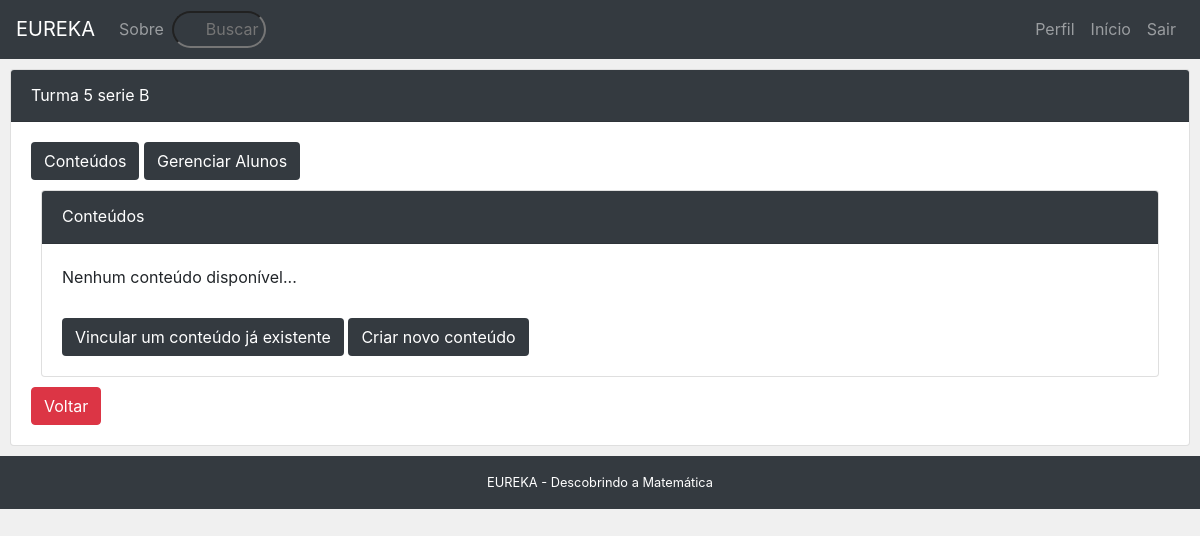
/turmas/14/ (signed in), run on an earlier commit of the app's database.
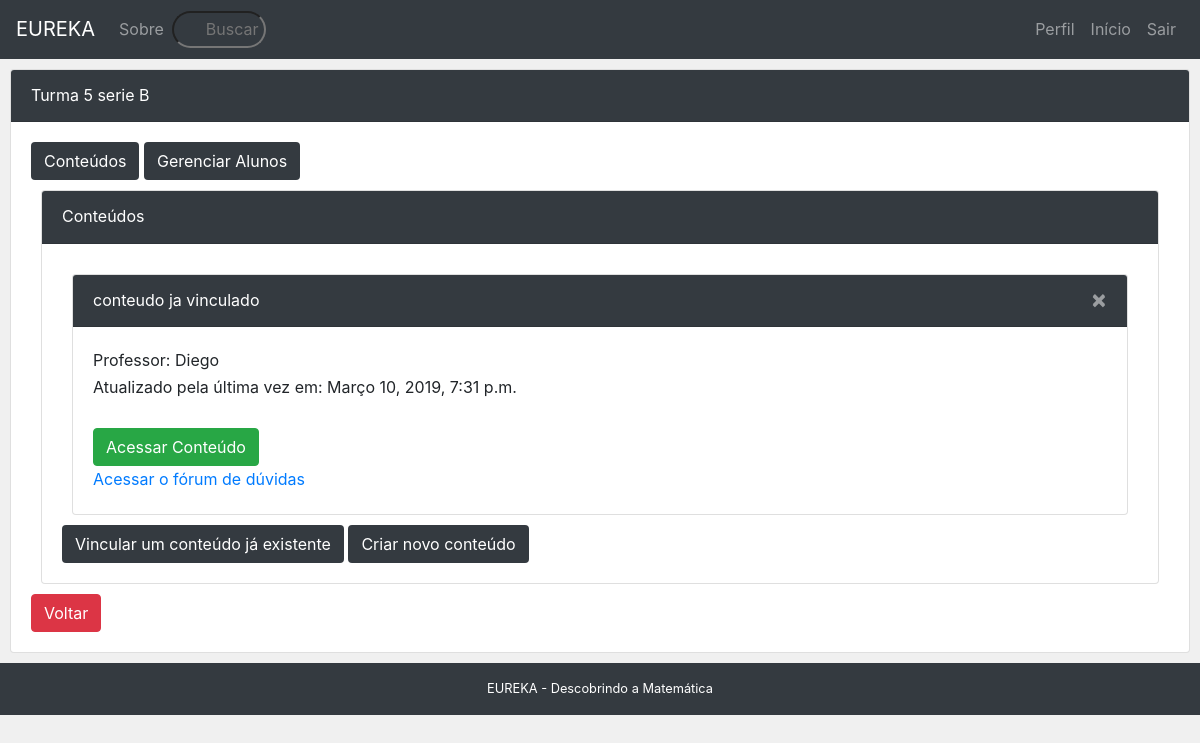
And on a later commit of the database.
### core/models.py (models this page shows, shortened)
class Turma(models.Model):
	COURSE_OPTIONS = (
		('PUBLICA', 'Pública'),
		('PRIVADA', 'Privada'),
	)
	name = models.CharField('Nome', max_length=100)
	course_type = models.CharField('Tipo', max_length=9, choices=COURSE_OPTIONS, default='PUBLICA')
	responsible = models.ForeignKey('Usuario', verbose_name='Responsável', on_delete=models.CASCADE)
	created_at = models.DateTimeField('Criado em', auto_now_add=True)
	updated_at = models.DateTimeField('Atualizado em', auto_now=True)
	def __str__(self):
		return self.name

class Tema(models.Model):
	name = models.CharField('Nome', max_length=100)
	turma_id = models.ForeignKey('Turma', on_delete=models.CASCADE, blank=True, null=True)
	responsible = models.ForeignKey('Usuario', verbose_name='Responsável', on_delete=models.CASCADE)
	created_at = models.DateTimeField('Criado em', auto_now_add=True)
	updated_at = models.DateTimeField('Atualizado em', auto_now=True)

class Usuario(AbstractBaseUser, PermissionsMixin):
	USER_OPTIONS = (
		('PROFESSOR', 'Professor'),
		('ALUNO', 'Aluno'),
	)
	GENDER_OPTIONS = (
		('MASCULINO', 'M'),
		('FEMININO', 'F'),
	)
	username = models.CharField('Nome de Usuário', max_length=30, unique=True, validators = [validators.RegexValidator(re.compile('^[\w.@+-]+$'), 'O nome de usuário só pode conter letras, dígitos ou os seguintes caracteres @/./+/-/_', 'invalid')])
	name = models.CharField('Nome', max_length=100)
	gender = user_type = models.CharField('Sexo', max_length=9, choices=GENDER_OPTIONS, default='MASCULINO')
	birth_date = models.DateField('Data de Nascimento', null=True, blank = True)
	grade = models.IntegerField('Série', validators=[MaxValueValidator(9), MinValueValidator(1)], null=True, blank = True)
	email = models.EmailField('Email', max_length=256, blank=True, unique=True)
	image = models.ImageField(upload_to='core/images', verbose_name = 'Foto', null = True, blank = True)
	user_type = models.CharField('Tipo', max_length=9, choices=USER_OPTIONS, default='ALUNO')
	created_at = models.DateTimeField('Criado em', auto_now_add=True)
	updated_at = models.DateTimeField('Atualizado em', auto_now=True)
	is_active = models.BooleanField('Esta ativo?', blank=True, default=True)
	is_staff = models.BooleanField('Admin', blank=True, default=False)
	date_joined = models.DateTimeField('Data de cadastro', auto_now_add=True)
	objects = UserManager()
	USERNAME_FIELD = 'username'
	REQUIRED_FIELDS = ['email','name','gender','birth_date','user_type']
	def __str__(self):
		return self.name
	class Meta:
		verbose_name = 'Usuário'
		verbose_name_plural = 'Usuários'

### core/views/content.py (the view, shortened to what this page needs)
# urls.py: path('turmas/<int:pk>/', views.turma, name='turma'),
@login_required
def turma(request, pk):
	turma = get_object_or_404(Turma, pk = pk)
	temas = Tema.objects.all()
	resultado = []
	for conteudo in temas:
		if esta_vinculado(conteudo, pk):
			resultado.append(conteudo)
	alunos = Usuario.objects.filter(user_type= 'ALUNO')
	nao_matriculados = []
	for aluno in alunos:
		if not esta_matriculado(aluno, turma.pk):
			nao_matriculados.append(aluno)
	context = {
		'turma': turma,
		'temas' : resultado,
		'alunos' : nao_matriculados
	}
	return render(request, 'content/turma.html', context)

### core/views/content.py (called while the page is built)
def esta_matriculado(user, turma_pk):
	turma = Turma.objects.get(pk = turma_pk)
	matricula = Aluno_Turma.objects.filter(aluno_id = user, turma_id = turma)
	if matricula:
		return True
	else:
		return False

def esta_vinculado(conteudo, turma_id):
	vinculo = Tema_Turma.objects.filter(turma_id = turma_id, tema_id=conteudo.pk)
	if vinculo:
		return True
	return False

### core/templates/content/turma.html (shortened to what this page needs)
{% extends "base.html" %}
{% load static %}
{% block javascript %}
<link rel="stylesheet" type="text/css" href="https://cdnjs.cloudflare.com/ajax/libs/chosen/1.8.7/chosen.min.css">
{% endblock %}
{% block content %}
	<div class="card">
		<div class="card-header bg-dark text-white">
			Turma {{turma}}
		</div>
		<div class="card-body">
			{% if user == turma.responsible %}
			<div>
				<button class="btn bg-dark text-white" id="btn_conteudos">Conteúdos</button>
				<button class="btn bg-dark text-white" id="btn_alunos">Gerenciar Alunos</button>
			</div>
			{% endif %}
			<div class="card" id="conteudos">
				<div class="card-header bg-dark text-white">
					Conteúdos
				</div>
				<div class="card-body">
					{% for tema in temas %}
						<div class="card">
							<div class="card-header bg-dark text-white">
								{{ tema.name }}
								{% if user.user_type == 'PROFESSOR' %}
								<a href="{% url 'excluir_tema' tema.pk %}" class="close text-white" aria-label="Excluir tema">&times;</a>
								{% endif %}
							</div>
							<div class="card-body">
								Professor: {{ tema.responsible }}<br>
								Atualizado pela última vez em: {{ tema.updated_at }}<br>
								<br>
								<a href="{% url 'tema' tema.pk %}" class="btn btn-success">Acessar Conteúdo</a><br>
								<a href="{% url 'forum' pk=tema.pk %}" >Acessar o fórum de dúvidas</a>
							</div>
						</div>
					{% empty %}
						<div>
							Nenhum conteúdo disponível...
						</div>
						<br>
					{% endfor %}
					{% if user.user_type == 'PROFESSOR' %}
						<a href="{% url 'vincular_conteudos' turma.pk %}" class="btn bg-dark text-white">Vincular um conteúdo já existente</a>
						<a href="{% url 'criar_tema' turma.pk %}" class="btn bg-dark text-white">Criar novo conteúdo</a>
					{% endif %}
				</div>
			</div>
			<a href="{% url 'index' %}" class="btn btn-danger">Voltar</a>
		</div>
	</div>
{% endblock %}

### core/templates/base.html (shortened to what this page needs)
<!doctype html>
{% load static %}
<html lang="pt-br">
<head>
	<link rel="stylesheet" href="http://yui.yahooapis.com/pure/0.3.0/pure-min.css">
	<link rel="stylesheet" href="https://maxcdn.bootstrapcdn.com/bootstrap/4.1.3/css/bootstrap.min.css"/>
	<link rel="stylesheet" href="{% static 'css/styles.css' %}" />
	{% block javascript %}{% endblock %}
</head>
<body style="background-color: #F0F0F0;">
<nav class="navbar navbar-expand-md navbar-dark bg-dark text-white">
    <a class="navbar-brand abs" href="{% url 'home' %}">EUREKA</a>
    <div class="navbar-collapse collapse" id="collapsingNavbar">
        <ul class="navbar-nav">
            <li class="nav-item">
                <a class="nav-link" href="{% url 'sobre' %}">Sobre</a>
            </li>
        </ul>
        {% if user.is_authenticated %}
        <form action="{% url 'buscar' %}" method="POST">
			<input type="search" placeholder="Buscar" name="buscar">
		</form>
		{% endif %}
        <ul class="navbar-nav ml-auto">
            {% if user.is_authenticated %}
	            <li class="nav-item">
	                <a class="nav-link" href="{% url 'usuario' %}">Perfil</a>
	            </li>
	            <li class="nav-item">
	                <a class="nav-link" href="{% url 'index' %}">Início</a>
            	</li>
	            <li class="nav-item">
	                <a class="nav-link" href="{% url 'logout' %}">Sair</a>
	            </li>
	        {% else %}
	            <li class="nav-item">
	                <a class="nav-link" href="{% url 'login' %}">Entrar</a>
	            </li>
	        {% endif %}
        </ul>
    </div>
</nav>
<div class="content">
	{% block content %}{% endblock %}
	<div class="footer bg-dark text-white">
		EUREKA - Descobrindo a Matemática
	</div>
</div>
</body>
</html>

### core/static/css/styles.css (style rules this page uses)
* { -webkit-box-sizing: border-box; -moz-box-sizing: border-box; box-sizing: border-box; }
body { margin: 0 auto; line-height: 1.7em; }
.footer { background: #2d3e50; color: #fff; text-align: center; padding: 1em; font-size: 80%; }
.footer { background: #343a40; color: white; text-align: center; padding: 1em; font-size: 80%; }
.card { margin-left: 10px; margin-right: 10px; margin-top: 10px; margin-bottom: 10px; }
a.nav-link { color: white; text-decoration: none; }
input { outline: none; }
input[type=search] { -webkit-appearance: textfield; -webkit-box-sizing: content-box; font-family: inherit; font-size: 100%; }
input[type=search] { background: #343A40 url(https://static.tumblr.com/ftv85bp/MIXmud4tx/search-icon.png) no-repeat 9px center; padding: 3px 3px 3px 32px; width: 55px; -webkit-border-radius: 10em; -moz-border-radius: 10em; border-radius: 10em; -webkit-transition: all .5s; -moz-transition: all .5s; transition: all .5s; }

What changed in the data, as far as the page shows it:
added Tema: name "conteudo ja vinculado", responsible "Diego", updated_at "Março 10, 2019, 7:31 p.m."
Also different on the page:
text no longer shown: "Nenhum conteúdo disponível..."
